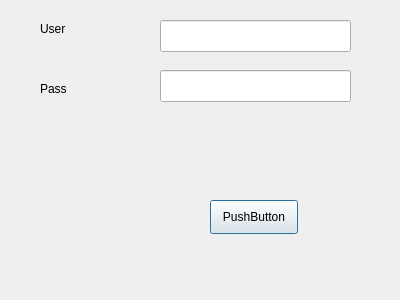
<?xml version="1.0" encoding="UTF-8"?>
<ui version="4.0">
 <class>loginDialog</class>
 <widget class="QDialog" name="loginDialog">
  <property name="geometry">
   <rect>
    <x>0</x>
    <y>0</y>
    <width>400</width>
    <height>300</height>
   </rect>
  </property>
  <property name="windowTitle">
   <string>Dialog</string>
  </property>
  <widget class="QPushButton" name="pushButton">
   <property name="geometry">
    <rect>
     <x>210</x>
     <y>200</y>
     <width>88</width>
     <height>34</height>
    </rect>
   </property>
   <property name="text">
    <string>PushButton</string>
   </property>
  </widget>
  <widget class="QLineEdit" name="lineEdit">
   <property name="geometry">
    <rect>
     <x>160</x>
     <y>20</y>
     <width>191</width>
     <height>32</height>
    </rect>
   </property>
  </widget>
  <widget class="QLineEdit" name="lineEdit_2">
   <property name="geometry">
    <rect>
     <x>160</x>
     <y>70</y>
     <width>191</width>
     <height>32</height>
    </rect>
   </property>
   <property name="echoMode">
    <enum>QLineEdit::Password</enum>
   </property>
  </widget>
  <widget class="QLabel" name="label">
   <property name="geometry">
    <rect>
     <x>40</x>
     <y>20</y>
     <width>58</width>
     <height>18</height>
    </rect>
   </property>
   <property name="text">
    <string>User</string>
   </property>
  </widget>
  <widget class="QLabel" name="label_2">
   <property name="geometry">
    <rect>
     <x>40</x>
     <y>80</y>
     <width>58</width>
     <height>18</height>
    </rect>
   </property>
   <property name="text">
    <string>Pass</string>
   </property>
  </widget>
  <widget class="QLabel" name="label_4">
   <property name="geometry">
    <rect>
     <x>30</x>
     <y>250</y>
     <width>58</width>
     <height>18</height>
    </rect>
   </property>
   <property name="text">
    <string/>
   </property>
  </widget>
 </widget>
 <resources/>
 <connections/>
</ui>
